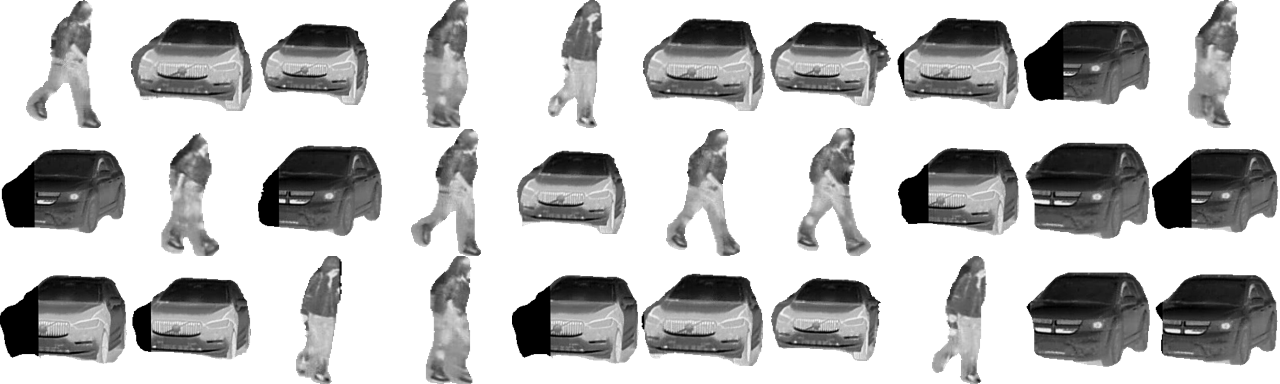
#> input picture samples/preview/ir_cutout_grid.png, 1280 x 384 px; its folder holds only this picture in this run
$ python preview_grid.py ../samples/preview
#> lines starting #> are read from the running program, lines starting #| are printed output that depends on the picture
#!/usr/bin/env python3
"""Create a preview image grid from a local extracted dataset directory."""

from __future__ import annotations

import argparse
import random
from pathlib import Path

from PIL import Image, ImageOps


def make_grid(paths: list[Path], output: Path, tile_size: int, columns: int) -> None:
#> called with tile_size = 128, columns = 6
    rows = (len(paths) + columns - 1) // columns
    grid = Image.new("RGB", (columns * tile_size, rows * tile_size), "white")
#> grid: PIL image 768x128 RGB; every value is 255

    for index, path in enumerate(paths):
        with Image.open(path) as image:
#> image is the input picture: PIL image 1280x384 RGB; min 0, max 255, mean 191.1
            tile = ImageOps.contain(image.convert("RGBA"), (tile_size, tile_size))
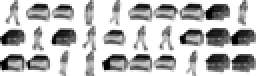
#> tile: PIL image 128x38 RGBA (shown 2 times larger); mean R, G, B, A 190.4, 190.4, 190.4, 255
        canvas = Image.new("RGBA", (tile_size, tile_size), (255, 255, 255, 255))
#> canvas: PIL image 128x128 RGBA; every value is 255
        x = (index % columns) * tile_size + (tile_size - tile.width) // 2
#> x = 0
        y = (index // columns) * tile_size + (tile_size - tile.height) // 2
#> y = 45
        canvas.alpha_composite(tile, ((tile_size - tile.width) // 2, (tile_size - tile.height) // 2))
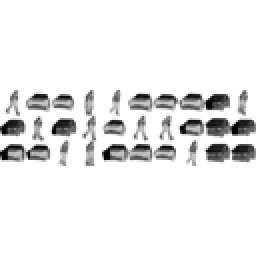
#> canvas: PIL image 128x128 RGBA (shown 2 times larger); mean R, G, B, A 235.8, 235.8, 235.8, 255
        grid.paste(canvas.convert("RGB"), ((index % columns) * tile_size, (index // columns) * tile_size))
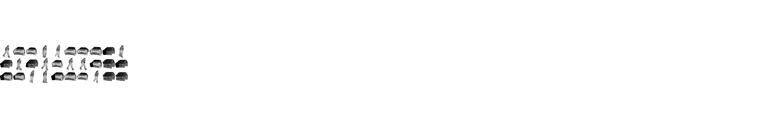
#> grid: PIL image 768x128 RGB; min 0, max 255, mean 251.8

    output.parent.mkdir(parents=True, exist_ok=True)
    grid.save(output)


def main() -> None:
    parser = argparse.ArgumentParser()
    parser.add_argument("dataset_root", type=Path, help="Extracted dataset root.")
    parser.add_argument("--output", type=Path, default=Path("samples") / "preview_grid.png")
    parser.add_argument("--count", type=int, default=36)
    parser.add_argument("--tile-size", type=int, default=128)
    parser.add_argument("--columns", type=int, default=6)
    parser.add_argument("--seed", type=int, default=7)
    parser.add_argument(
        "--object-only",
        action="store_true",
        help="Use only extracted person/vehicle primitive directories.",
    )
    parser.add_argument(
        "--ir-only",
        action="store_true",
        help="Use only infrared extracted primitive directories.",
    )
    args = parser.parse_args()

    if args.ir_only:
        images = []
        for pattern in ("person/ir/*.png", "vehicle/ir/*.png"):
            images.extend(args.dataset_root.rglob(pattern))
        images = sorted(images)
    elif args.object_only:
        images = []
        for pattern in ("person/ir/*.png", "person/rgb/*.png", "vehicle/ir/*.png", "vehicle/rgb/*.png"):
            images.extend(args.dataset_root.rglob(pattern))
        images = sorted(images)
    else:
        images = sorted(args.dataset_root.rglob("*.png"))
    if not images:
        raise SystemExit(f"No PNG images found under {args.dataset_root}")

    random.seed(args.seed)
    selected = random.sample(images, min(args.count, len(images)))
    make_grid(selected, args.output, args.tile_size, args.columns)
    print(f"Wrote {args.output}")


if __name__ == "__main__":
    main()

$ run again, on samples/preview/object_grid.png
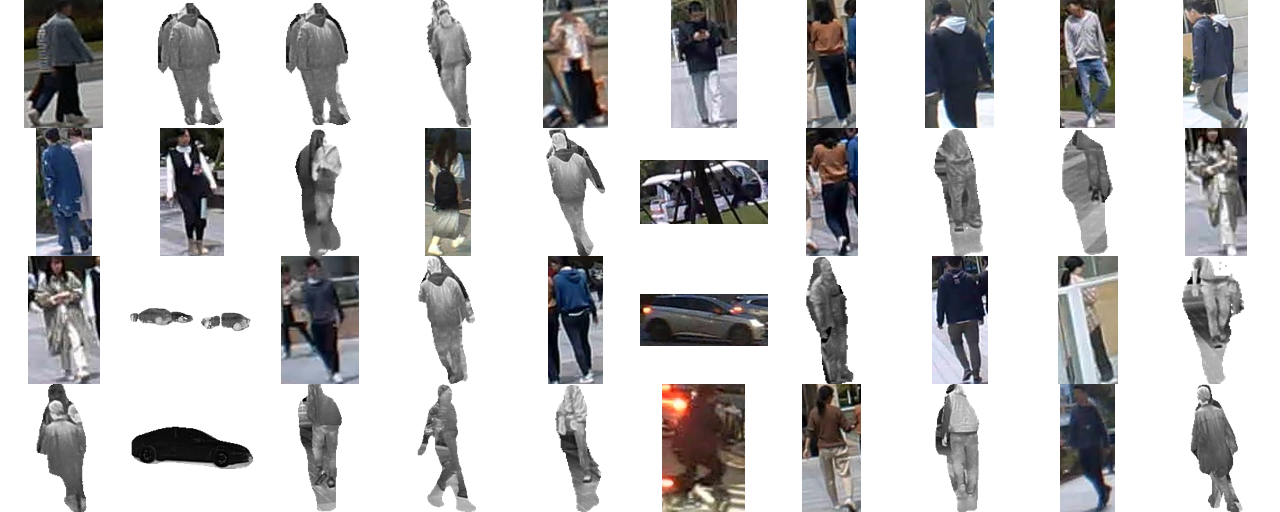
#> input picture samples/preview/object_grid.png, 1280 x 512 px
#> in make_grid, image is the input picture: PIL image 1280x512 RGB; mean R, G, B 199.1, 198.5, 199.2
#> in make_grid, `canvas.alpha_composite(tile, ((tile_size - tile.width) // 2, (tile_siz..`:
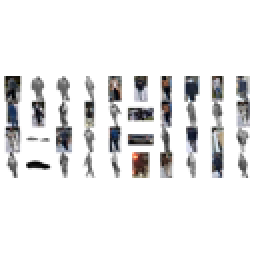
#> canvas: PIL image 128x128 RGBA (shown 2 times larger); mean R, G, B, A 232.4, 232.2, 232.5, 255
#> in make_grid, `grid.paste(canvas.convert("RGB"), ((index % columns) * tile_size, (ind..`:
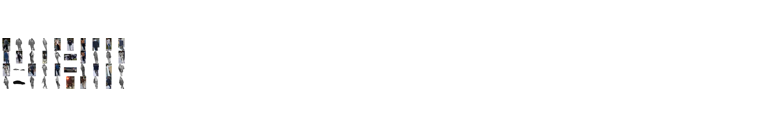
#> grid: PIL image 768x128 RGB; mean R, G, B 251.2, 251.2, 251.2

$ run again, on samples/preview/paired_examples.png
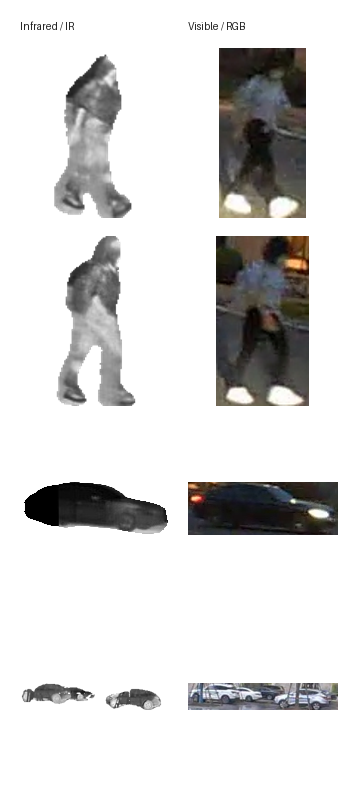
#> input picture samples/preview/paired_examples.png, 358 x 802 px
#> in make_grid, image is the input picture: PIL image 358x802 RGB; mean R, G, B 217.5, 216.9, 216.4
#> in make_grid, `canvas.alpha_composite(tile, ((tile_size - tile.width) // 2, (tile_siz..`:
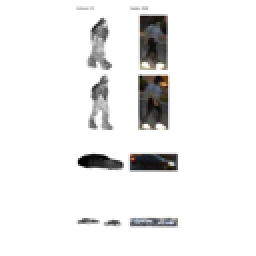
#> canvas: PIL image 128x128 RGBA (shown 2 times larger); mean R, G, B, A 238.1, 237.9, 237.7, 255
#> in make_grid, `grid.paste(canvas.convert("RGB"), ((index % columns) * tile_size, (ind..`:
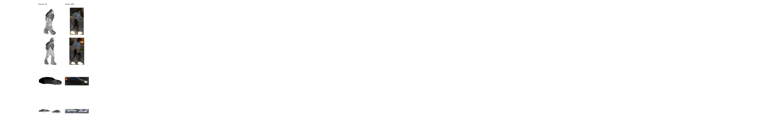
#> grid: PIL image 768x128 RGB; mean R, G, B 252.2, 252.2, 252.1

$ run again, on samples/preview/preview_grid.png
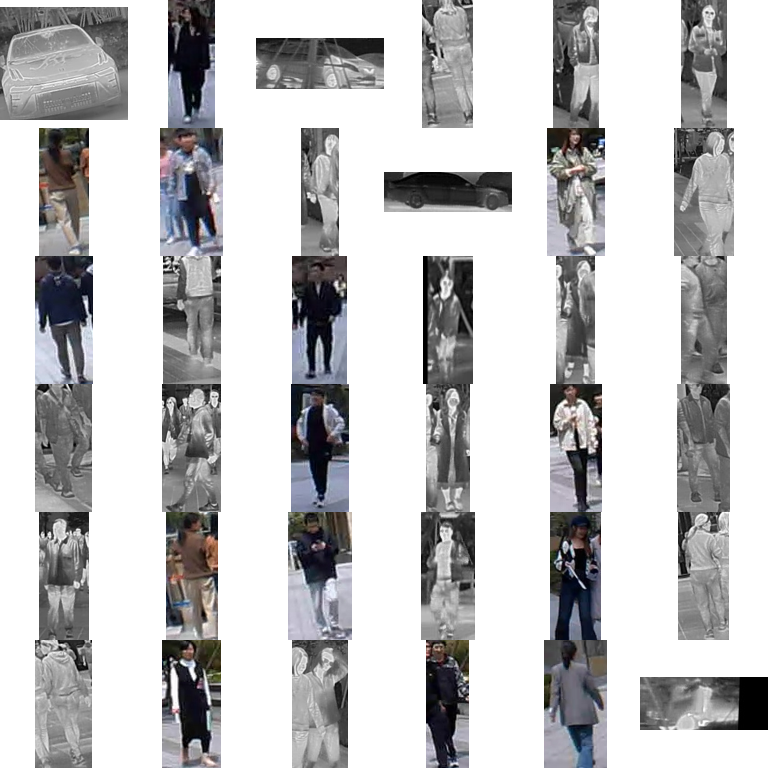
#> input picture samples/preview/preview_grid.png, 768 x 768 px
#> in make_grid, image is the input picture: PIL image 768x768 RGB; mean R, G, B 194.8, 194.5, 195.7
#> in make_grid, `tile = ImageOps.contain(image.convert("RGBA"), (tile_size, tile_size))`:
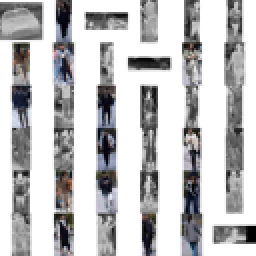
#> tile: PIL image 128x128 RGBA (shown 2 times larger); mean R, G, B, A 194.4, 194.2, 195.3, 255
#> canvas: PIL image 128x128 RGBA; every value is 255
#> in make_grid, `grid.paste(canvas.convert("RGB"), ((index % columns) * tile_size, (ind..`:
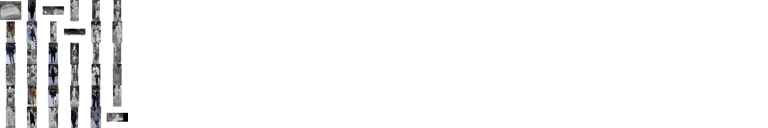
#> grid: PIL image 768x128 RGB; mean R, G, B 244.9, 244.9, 245.1
